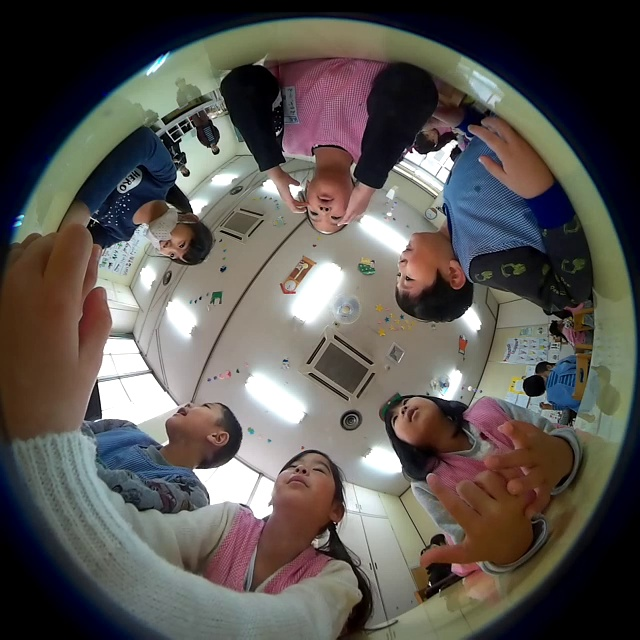
#> input picture faceAlignment/test/assets/001.jpg, 640 x 640 px; its folder holds only this picture in this run
$ python -i visualization.py   (imports and definitions only)
#> lines starting #> are read from the running program, lines starting #| are printed output that depends on the picture
import os
from math import cos, sin
import cv2
import numpy as np
import config


class ImageProcessor:
    def __init__(self, img=None, idx=0, cvt_color=False):
        self.img = None
        if img is not None:
            self.idx = idx
            self.prepare_img(img, idx, cvt_color=cvt_color)
        self.BBOX_COLOR = tuple([int(a * 255) for a in reversed(config.BBOX_COLOR)])
        self.SELECTED_COLOR = tuple([int(a * 255) for a in reversed(config.SELECTED_COLOR)])
        self.size = self.img.shape[0]

    # [14 lines left out: functions prepare_img, open_img_path, not called in this run]

    def resize(self, scale):
        self.img = cv2.resize(self.img, None, fx=scale, fy=scale)

    # [14 lines left out: functions save_img, draw_bbox, not called in this run]

    def plt_frame_data(self, frame_data):
        for name, item in frame_data.items():
            self.draw_bbox(item[config.BBOX_KEY], name, color=self.BBOX_COLOR, thickness=2)

    # [52 lines left out: functions select_bbox, show, not called in this run]

    def get_img(self):
        return self.img

    # [86 lines left out: functions plt_img, ask_ground_truth, ask_bboxes, blur_area, not called in this run]

>>> import cv2
>>> picture = cv2.imread('../faceAlignment/test/assets/001.jpg', cv2.IMREAD_GRAYSCALE)
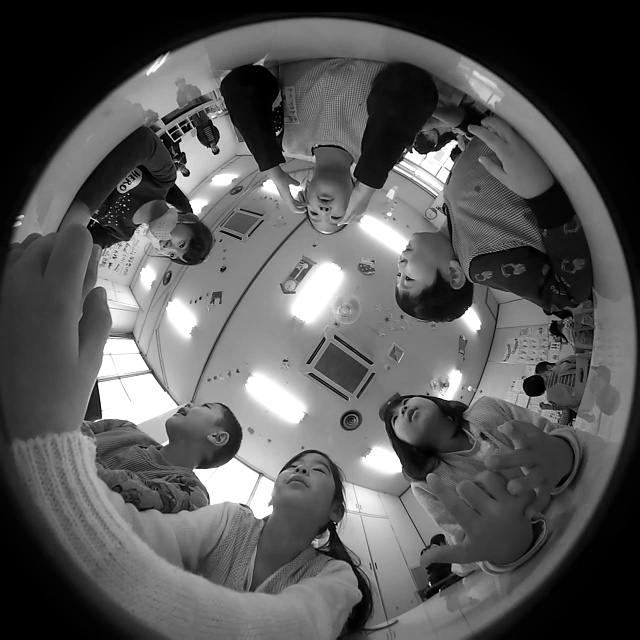
#> picture: shape (640, 640); min 0, max 255, mean 86.9
>>> result = ImageProcessor().prepare_img(picture)
#> (the run stopped early here; a loop or call above may not have finished)

$ run again, on faceAlignment/test/assets/a_002.jpg
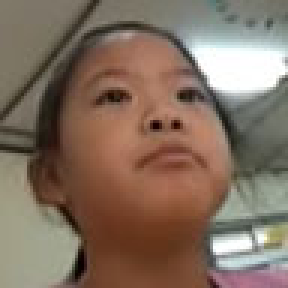
#> input picture faceAlignment/test/assets/a_002.jpg, 96 x 96 px (shown 3 times larger)
#> `picture = cv2.imread('../faceAlignment/test/assets/001.jpg', cv2.IMREA..`:
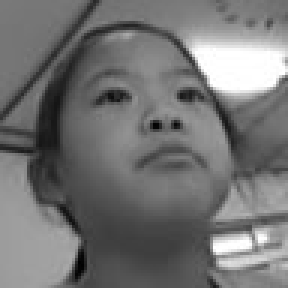
#> picture: shape (96, 96) (shown 3 times larger); min 1, max 255, mean 115.5

$ run again, on faceAlignment/test/assets/a_003.jpg
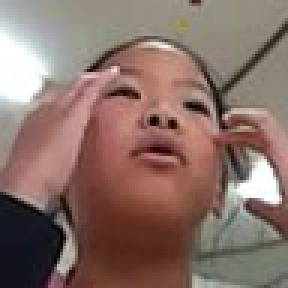
#> input picture faceAlignment/test/assets/a_003.jpg, 96 x 96 px (shown 3 times larger)
#> `picture = cv2.imread('../faceAlignment/test/assets/001.jpg', cv2.IMREA..`:
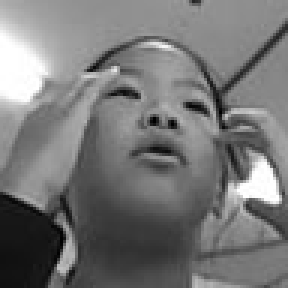
#> picture: shape (96, 96) (shown 3 times larger); min 0, max 255, mean 118.6

$ run again, on faceAlignment/test/assets/d_002.jpg
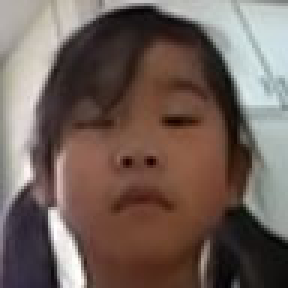
#> input picture faceAlignment/test/assets/d_002.jpg, 96 x 96 px (shown 3 times larger)
#> `picture = cv2.imread('../faceAlignment/test/assets/001.jpg', cv2.IMREA..`:
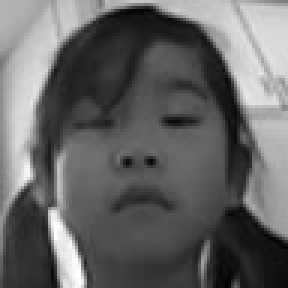
#> picture: shape (96, 96) (shown 3 times larger); min 1, max 255, mean 100.8
